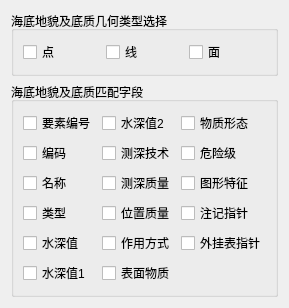
           <widget class="QWidget" name="tab_Layer_G">
            <attribute name="title">
             <string>海底地貌及底质</string>
            </attribute>
            <layout class="QGridLayout" name="gridLayout_52">
             <item row="0" column="0">
              <widget class="QGroupBox" name="groupBox_G_GeoType">
               <property name="title">
                <string>海底地貌及底质几何类型选择</string>
               </property>
               <layout class="QGridLayout" name="gridLayout_28">
                <item row="0" column="0">
                 <widget class="QCheckBox" name="checkBox_Point_G">
                  <property name="text">
                   <string>点</string>
                  </property>
                 </widget>
                </item>
                <item row="0" column="1">
                 <widget class="QCheckBox" name="checkBox_Line_G">
                  <property name="text">
                   <string>线</string>
                  </property>
                 </widget>
                </item>
                <item row="0" column="2">
                 <widget class="QCheckBox" name="checkBox_Polygon_G">
                  <property name="text">
                   <string>面</string>
                  </property>
                 </widget>
                </item>
               </layout>
              </widget>
             </item>
             <item row="1" column="0">
              <widget class="QGroupBox" name="groupBox_G">
               <property name="minimumSize">
                <size>
                 <width>0</width>
                 <height>0</height>
                </size>
               </property>
               <property name="title">
                <string>海底地貌及底质匹配字段</string>
               </property>
               <layout class="QGridLayout" name="gridLayout_13">
                <item row="0" column="1">
                 <widget class="QCheckBox" name="checkBox_ShuiShenZhi2_G">
                  <property name="text">
                   <string>水深值2</string>
                  </property>
                 </widget>
                </item>
                <item row="3" column="0">
                 <widget class="QCheckBox" name="checkBox_LeiXing_G">
                  <property name="text">
                   <string>类型</string>
                  </property>
                 </widget>
                </item>
                <item row="2" column="0">
                 <widget class="QCheckBox" name="checkBox_MingCheng_G">
                  <property name="text">
                   <string>名称</string>
                  </property>
                 </widget>
                </item>
                <item row="3" column="1">
                 <widget class="QCheckBox" name="checkBox_WeiZhiZhiLiang_G">
                  <property name="text">
                   <string>位置质量</string>
                  </property>
                 </widget>
                </item>
                <item row="5" column="1">
                 <widget class="QCheckBox" name="checkBox_BiaoMianWuZhi_G">
                  <property name="text">
                   <string>表面物质</string>
                  </property>
                 </widget>
                </item>
                <item row="0" column="0">
                 <widget class="QCheckBox" name="checkBox_YaoSuBianHao_G">
                  <property name="text">
                   <string>要素编号</string>
                  </property>
                 </widget>
                </item>
                <item row="1" column="2">
                 <widget class="QCheckBox" name="checkBox_WeiXianJi_G">
                  <property name="text">
                   <string>危险级</string>
                  </property>
                 </widget>
                </item>
                <item row="1" column="0">
                 <widget class="QCheckBox" name="checkBox_BianMa_G">
                  <property name="text">
                   <string>编码</string>
                  </property>
                 </widget>
                </item>
                <item row="0" column="2">
                 <widget class="QCheckBox" name="checkBox_WuZhiXingTai_G">
                  <property name="text">
                   <string>物质形态</string>
                  </property>
                 </widget>
                </item>
                <item row="3" column="2">
                 <widget class="QCheckBox" name="checkBox_ZhuJiZhiZhen_G">
                  <property name="text">
                   <string>注记指针</string>
                  </property>
                 </widget>
                </item>
                <item row="2" column="2">
                 <widget class="QCheckBox" name="checkBox_TuXingTeZheng_G">
                  <property name="text">
                   <string>图形特征</string>
                  </property>
                 </widget>
                </item>
                <item row="4" column="1">
                 <widget class="QCheckBox" name="checkBox_ZuoYongFangShi_G">
                  <property name="text">
                   <string>作用方式</string>
                  </property>
                 </widget>
                </item>
                <item row="4" column="0">
                 <widget class="QCheckBox" name="checkBox_ShuiShenZhi_G">
                  <property name="text">
                   <string>水深值</string>
                  </property>
                 </widget>
                </item>
                <item row="4" column="2">
                 <widget class="QCheckBox" name="checkBox_WaiGuaBiaoZhiZhen_G">
                  <property name="text">
                   <string>外挂表指针</string>
                  </property>
                 </widget>
                </item>
                <item row="2" column="1">
                 <widget class="QCheckBox" name="checkBox_CeShenZhiLiang_G">
                  <property name="text">
                   <string>测深质量</string>
                  </property>
                 </widget>
                </item>
                <item row="5" column="0">
                 <widget class="QCheckBox" name="checkBox_ShuiShenZhi1_G">
                  <property name="text">
                   <string>水深值1</string>
                  </property>
                 </widget>
                </item>
                <item row="1" column="1">
                 <widget class="QCheckBox" name="checkBox_CeShenJiShu_G">
                  <property name="text">
                   <string>测深技术</string>
                  </property>
                 </widget>
                </item>
               </layout>
              </widget>
             </item>
            </layout>
           </widget>
